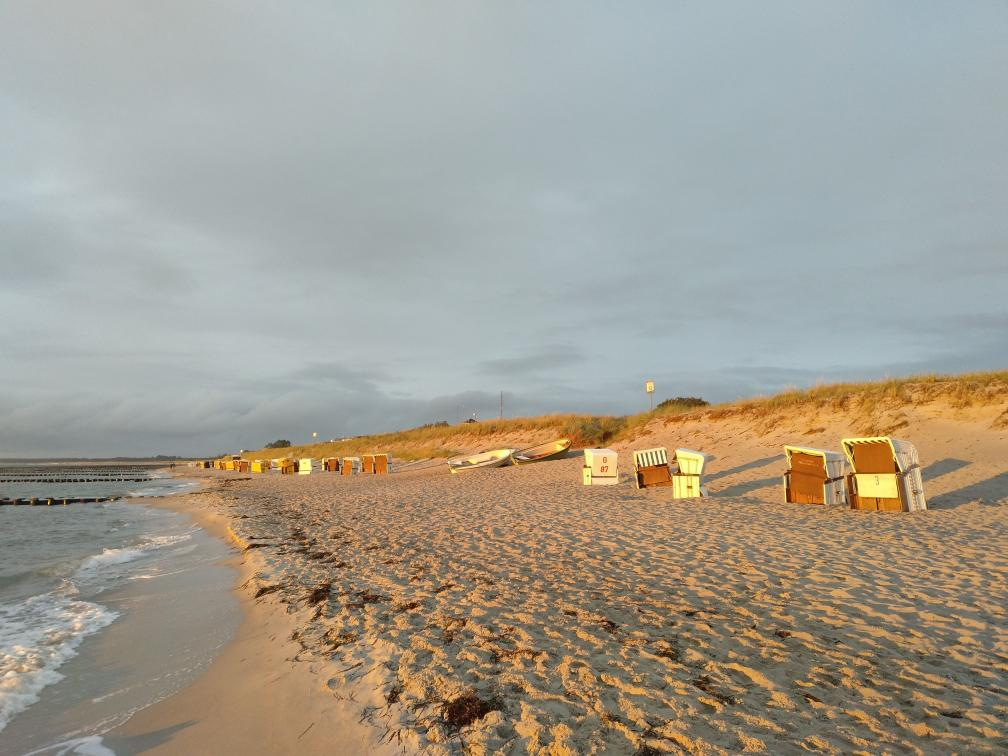
#> input picture lesson_02/homework/data/sea.jpg, 1008 x 756 px
$ jupyter execute Homework.ipynb
#> lines starting #> are read from the running program, lines starting #| are printed output that depends on the picture
#> in plot_balanced_images, img is the input picture: shape (756, 1008, 3); mean B, G, R 144.1, 156.8, 162.3
# HOMEWORK 2
For this homework you will have to complete and implement the colour balancing for:
* Gray world algorithm
* Scale-by-max algorithm

You are free to use your own images. Experiment with more images and think about the effect each of the algorithms has on the resulting (balanced) image.

### Colour Balancing
In this notebook we will show different type of colour balancing making use of von Kries' hypothesis.

[cell 1]
import cv2
import numpy as np
from matplotlib import pyplot as plt

### White patch
In white patch algorithm we choose a group of pixels we know they should be white. We then scale the resulting image colour channels by this white patch.

[cell 2]
def balance_white_patch(img, white_px_row, white_px_col):
    # Define white patch and the coefficients
#> called with white_px_row = 485, white_px_col = 864
    white = img[white_px_row, white_px_col, :]
#> white = [252, 242, 127]
    coeffs = 255.0/white
#> coeffs = [1.01, 1.05, 2.01]

    # Apply white balancing and generate balanced image
    balanced = np.zeros_like(img, dtype=np.float32)
    for channel in range(3):
        balanced[..., channel] = img[..., channel] * coeffs[channel]

    # White patching does not guarantee that the dynamic range is preserved, images must be clipped.
    balanced = balanced / 255
    balanced[balanced > 1] = 1

    return balanced

### Gray world
This algorithm assumes that a scene, on average, is gray.

[cell 3]
def balance_gray_world(img):
    # Compute the mean values for all three colour channels (red, green, blue)
    mean_r = img[..., 0].mean()
#> mean_r = 162.3
    mean_g = img[..., 1].mean()
#> mean_g = 156.8
    mean_b = img[..., 2].mean()
#> mean_b = 144.1

    # Compute the coefficients kr, kg, kb
    # Note: there are 3 coefficients to compute but we only have 2 equations.
    # Therefore, you have to make an assumption, fix the value of one of the
    # coefficients and compute the remining two
    # Hint: You can fix the coefficient of the brightest colour channel to 1.
    mean_max = max(mean_r, mean_g, mean_b)
#> mean_max = 162.3
    kr = mean_max / mean_r
#> kr = 1
    kg = mean_max / mean_g
#> kg = 1.03
    kb = mean_max / mean_b
#> kb = 1.13

    # Apply color balancing and generate the balanced image
    balanced = np.zeros_like(img, dtype=np.float32)
    balanced[..., 0] = img[..., 0] * kr
    balanced[..., 1] = img[..., 1] * kg
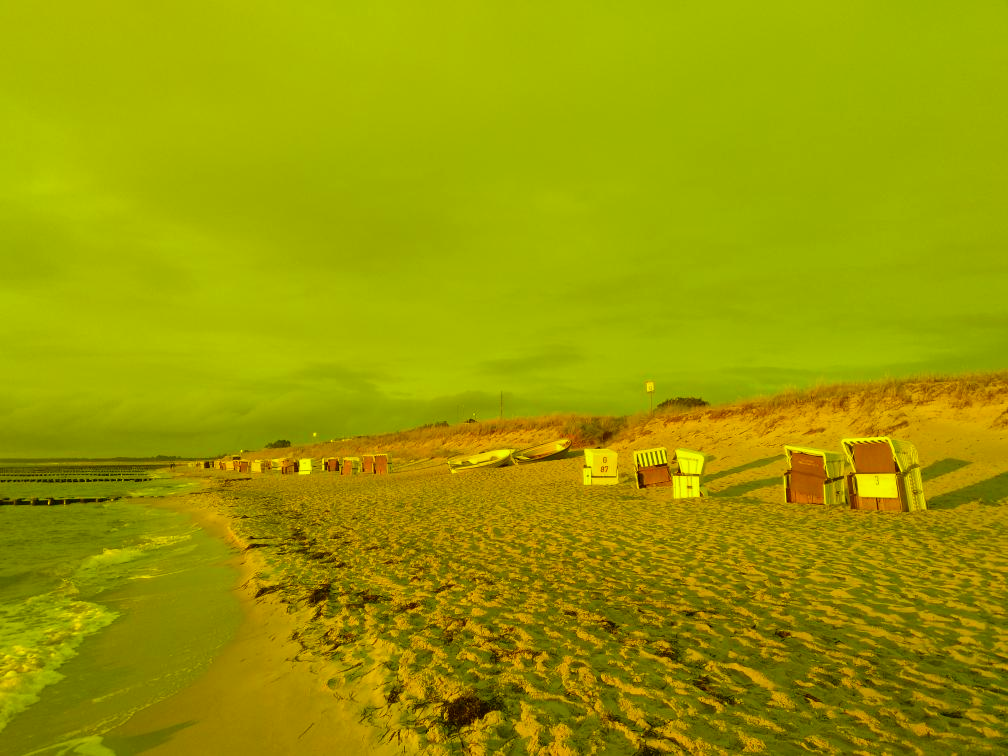
#> balanced: shape (756, 1008, 3) float32; mean R, G, B 162.3, 162.3, 0; drawn with min black and max white
    balanced[..., 2] = img[..., 2] * kb

    # Clip image
    balanced /= 255
    balanced[balanced > 1] = 1
#> balanced: shape (756, 1008, 3) float32; mean R, G, B 0.636, 0.636, 0.636

    return balanced

### Scale-by-max
This is a straightforward algorithm that scales each colour channel by its maximum value. Note that it is sensitive to noise and saturations.

[cell 4]
def balance_scale_by_max(img):
    # Compute the maximum values for all three colour channels (red, green, blue)
    max_r = img[..., 0].max()
#> max_r = 255
    max_g = img[..., 1].max()
#> max_g = 255
    max_b = img[..., 2].max()
#> max_b = 237

    # Apply scale-by-max balancing and generate the balanced image
    balanced = np.zeros_like(img, dtype=np.float32)
    balanced[..., 0] = img[..., 0] * 255.0 / max_r
    balanced[..., 1] = img[..., 1] * 255.0 / max_g
    balanced[..., 2] = img[..., 2] * 255.0 / max_b

    balanced /= 255

    return balanced

# Results

[cell 5]
def plot_balanced_images(filename, white_px_row, white_px_col):
    img = cv2.imread(filename)
    img = cv2.cvtColor(img, cv2.COLOR_BGR2RGB)
    plt.rcParams['figure.figsize'] = [15, 12]
    plt.subplot(221, title="Original"), plt.imshow(img)
    plt.subplot(222, title="White patch"), plt.imshow(balance_white_patch(img, white_px_row, white_px_col))
    plt.subplot(223, title="Gray world"), plt.imshow(balance_gray_world(img))
    plt.subplot(224, title="Scale-by-max"), plt.imshow(balance_scale_by_max(img))

[cell 6]
plot_balanced_images('data/sea.jpg', 485, 864)

[cell 7]
plot_balanced_images('data/parrots.jpg', 98, 634)
#> call 2 of plot_balanced_images, with filename = 'data/parrots.jpg', white_px_row = 98, white_px_col = 634
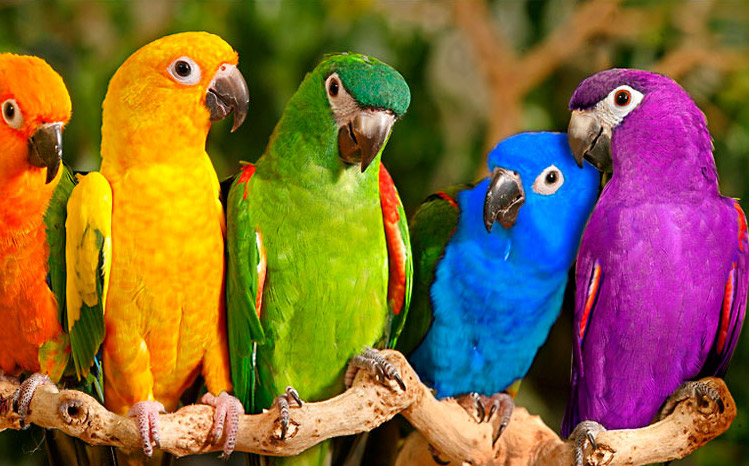
#> input picture lesson_02/homework/data/parrots.jpg, 749 x 466 px
#> in plot_balanced_images, img is the input picture: shape (466, 749, 3); mean B, G, R 60.1, 103.1, 132.4
#> in balance_white_patch (call 2), `balanced[balanced > 1] = 1`: balanced: shape (466, 749, 3) float32; mean R, G, B 0.533, 0.424, 0.249
#> in balance_gray_world (call 2), `mean_r = img[..., 0].mean()`: mean_r = 132.4
#> in balance_gray_world (call 2), `mean_g = img[..., 1].mean()`: mean_g = 103.1
#> in balance_gray_world (call 2), `mean_b = img[..., 2].mean()`: mean_b = 60.14
#> in balance_gray_world (call 2), `mean_max = max(mean_r, mean_g, mean_b)`: mean_max = 132.4
#> in balance_gray_world (call 2), `kg = mean_max / mean_g`: kg = 1.28
#> in balance_gray_world (call 2), `kb = mean_max / mean_b`: kb = 2.2
#> in balance_gray_world (call 2), `balanced[balanced > 1] = 1`:
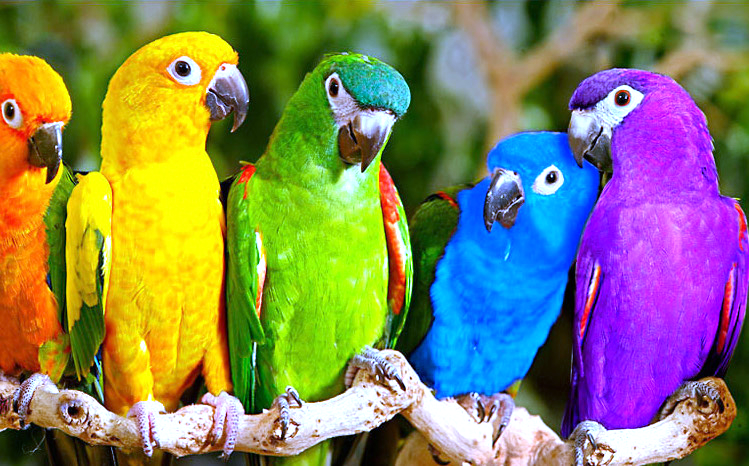
#> balanced: shape (466, 749, 3) float32; mean R, G, B 0.519, 0.513, 0.383

[cell 8]
plot_balanced_images('data/night.jpg', 225, 462)
#> call 3 of plot_balanced_images, with filename = 'data/night.jpg', white_px_row = 225, white_px_col = 462
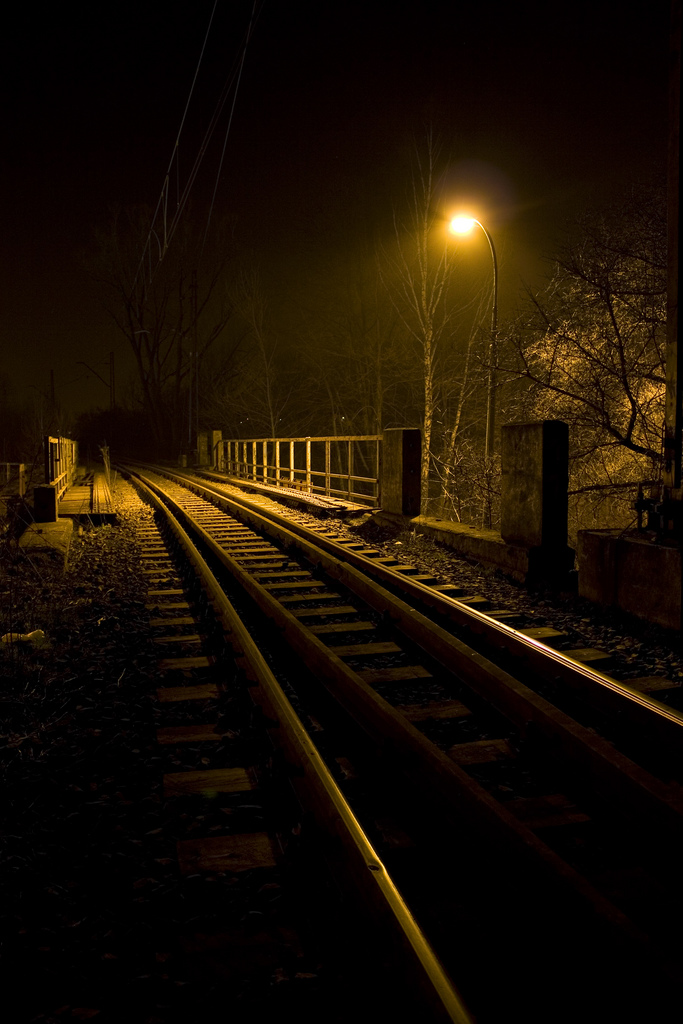
#> input picture lesson_02/homework/data/night.jpg, 683 x 1024 px
#> in plot_balanced_images, img is the input picture: shape (1024, 683, 3); mean B, G, R 3.7, 15.3, 25.8
#> in balance_gray_world (call 3), `mean_r = img[..., 0].mean()`: mean_r = 25.76
#> in balance_gray_world (call 3), `mean_g = img[..., 1].mean()`: mean_g = 15.29
#> in balance_gray_world (call 3), `mean_b = img[..., 2].mean()`: mean_b = 3.71
#> in balance_gray_world (call 3), `mean_max = max(mean_r, mean_g, mean_b)`: mean_max = 25.76
#> in balance_gray_world (call 3), `kg = mean_max / mean_g`: kg = 1.68
#> in balance_gray_world (call 3), `kb = mean_max / mean_b`: kb = 6.94
#> in balance_gray_world (call 3), `balanced[balanced > 1] = 1`:
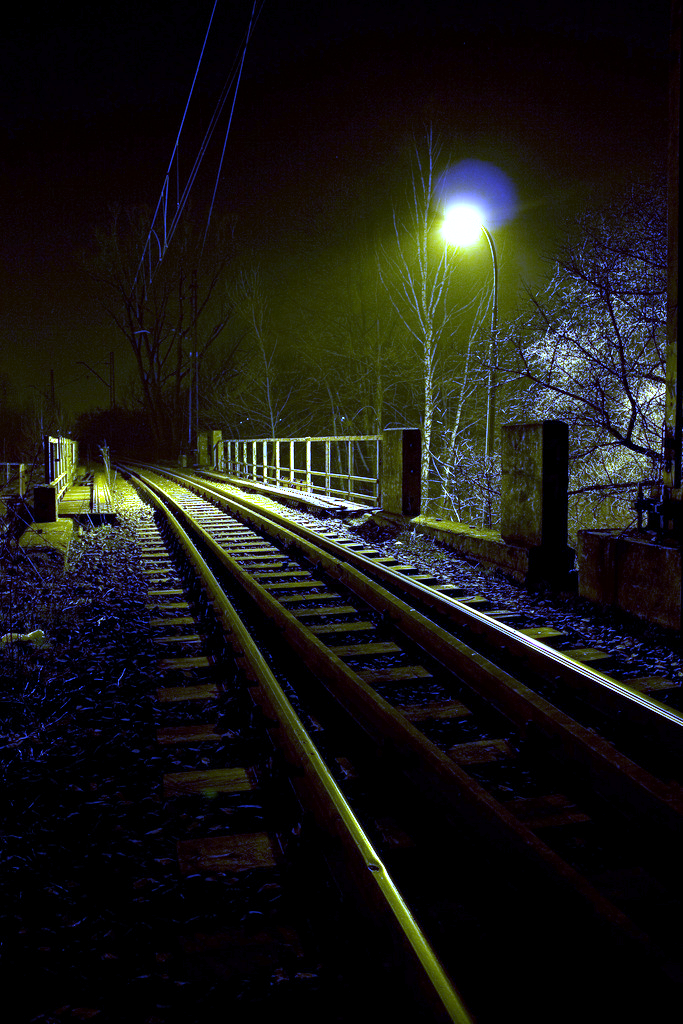
#> balanced: shape (1024, 683, 3) float32; mean R, G, B 0.101, 0.0992, 0.0856

[cell 9]
plot_balanced_images('data/hand.jpg', 351, 279)
#> call 4 of plot_balanced_images, with filename = 'data/hand.jpg', white_px_row = 351, white_px_col = 279
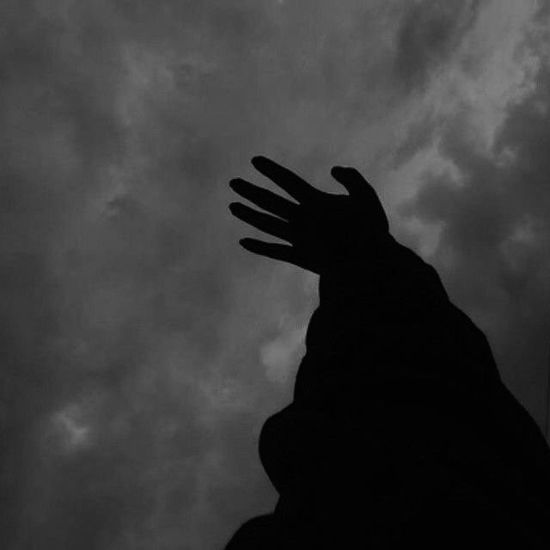
#> input picture lesson_02/homework/data/hand.jpg, 550 x 550 px
#> in plot_balanced_images, img is the input picture: shape (550, 550, 3); min 0, max 130, mean 56.5
#> call 4 of balance_white_patch, with white_px_row = 351, white_px_col = 279
#> in balance_white_patch (call 4), `white = img[white_px_row, white_px_col, :]`: white = [117, 117, 117]
#> in balance_white_patch (call 4), `coeffs = 255.0/white`: coeffs = [2.18, 2.18, 2.18]
#> after the loop in balance_white_patch (call 4), `for channel in range(3):`:
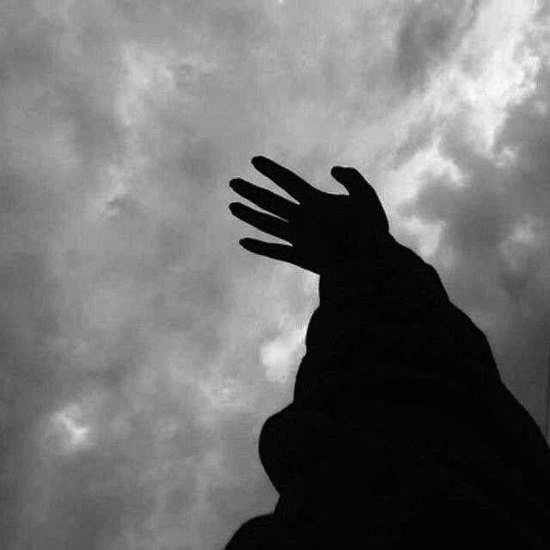
#> balanced: shape (550, 550, 3) float32; min 0, max 283.3, mean 123.1; drawn with min black and max white
#> in balance_white_patch (call 4), `balanced[balanced > 1] = 1`: balanced: shape (550, 550, 3) float32; min 0, max 1, mean 0.483
#> in balance_gray_world (call 4), `mean_r = img[..., 0].mean()`: mean_r = 56.5
#> in balance_gray_world (call 4), `kg = mean_max / mean_g`: kg = 1
#> in balance_gray_world (call 4), `balanced[..., 0] = img[..., 0] * kr`:
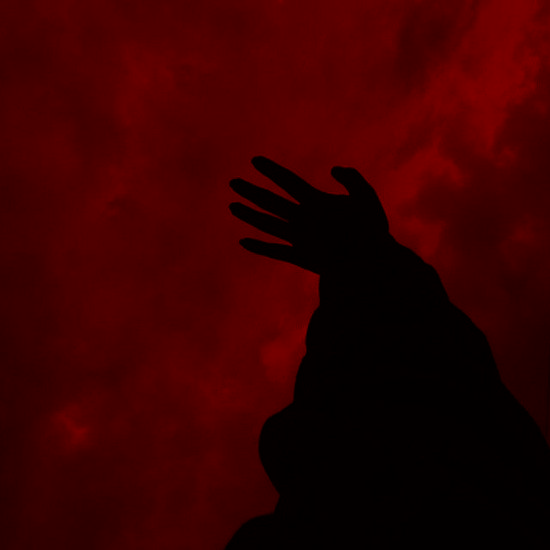
#> balanced: shape (550, 550, 3) float32; mean R, G, B 56.5, 0, 0
#> in balance_gray_world (call 4), `balanced[..., 1] = img[..., 1] * kg`:
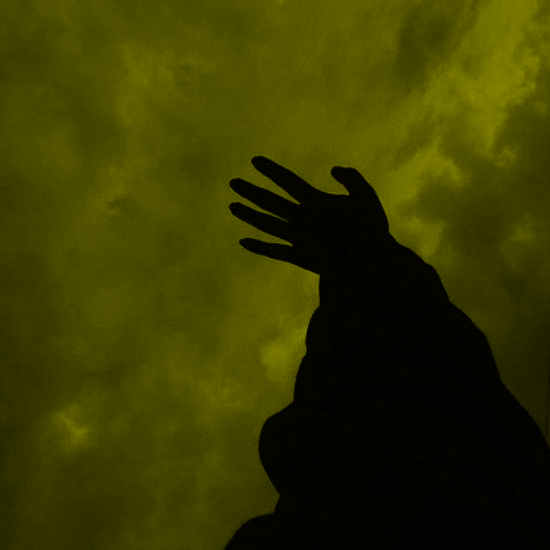
#> balanced: shape (550, 550, 3) float32; mean R, G, B 56.5, 56.5, 0
#> in balance_scale_by_max (call 4), `max_r = img[..., 0].max()`: max_r = 130
#> in balance_scale_by_max (call 4), `balanced[..., 0] = img[..., 0] * 255.0 / max_r`:
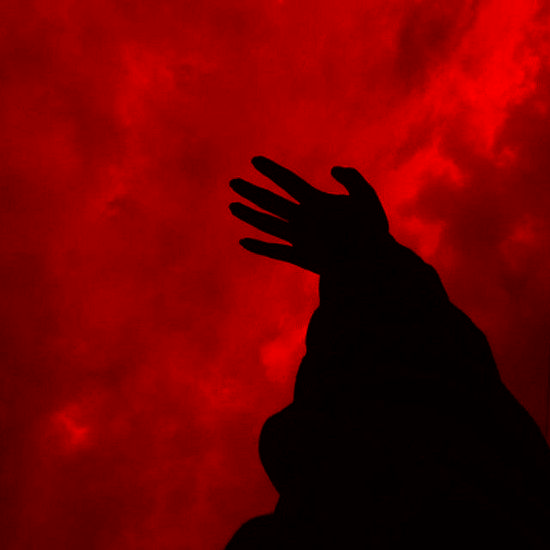
#> balanced: shape (550, 550, 3) float32; mean R, G, B 110.9, 0, 0
